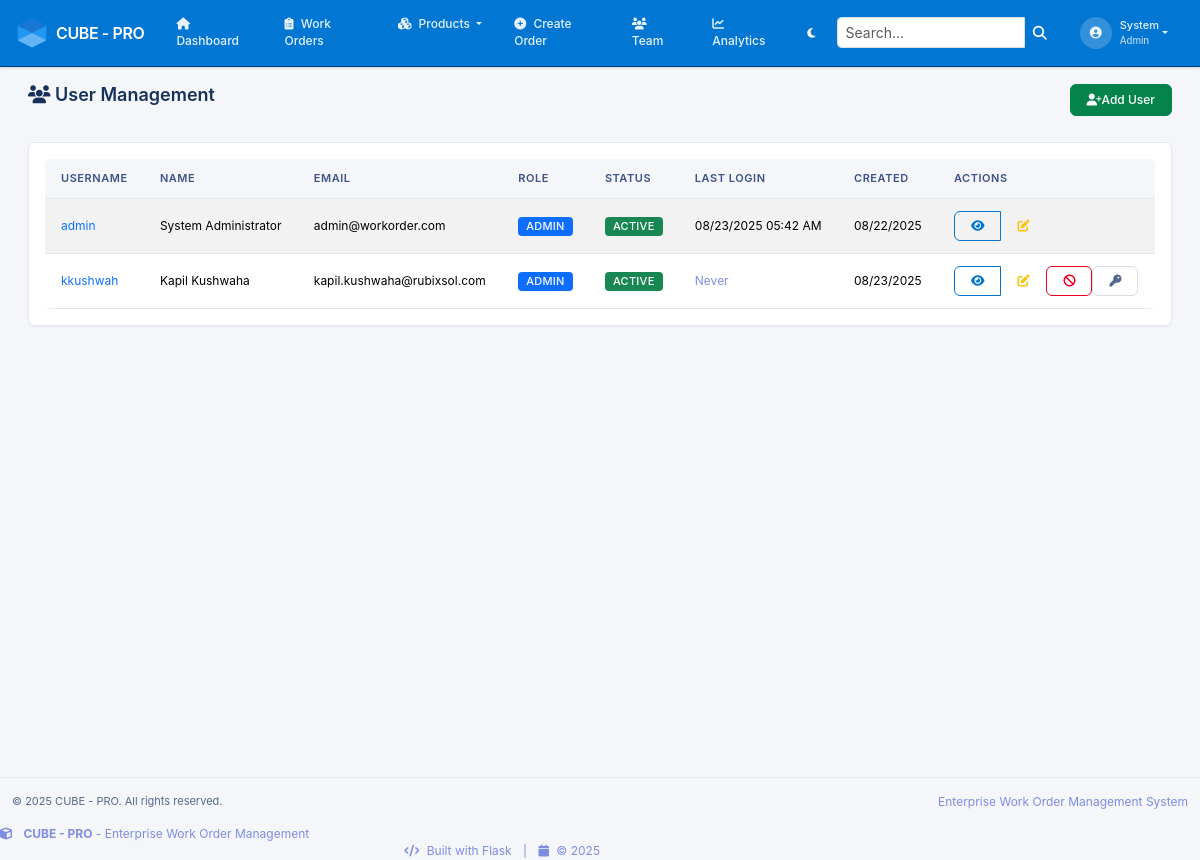
Page /users/ (signed in) on the earlier database version.
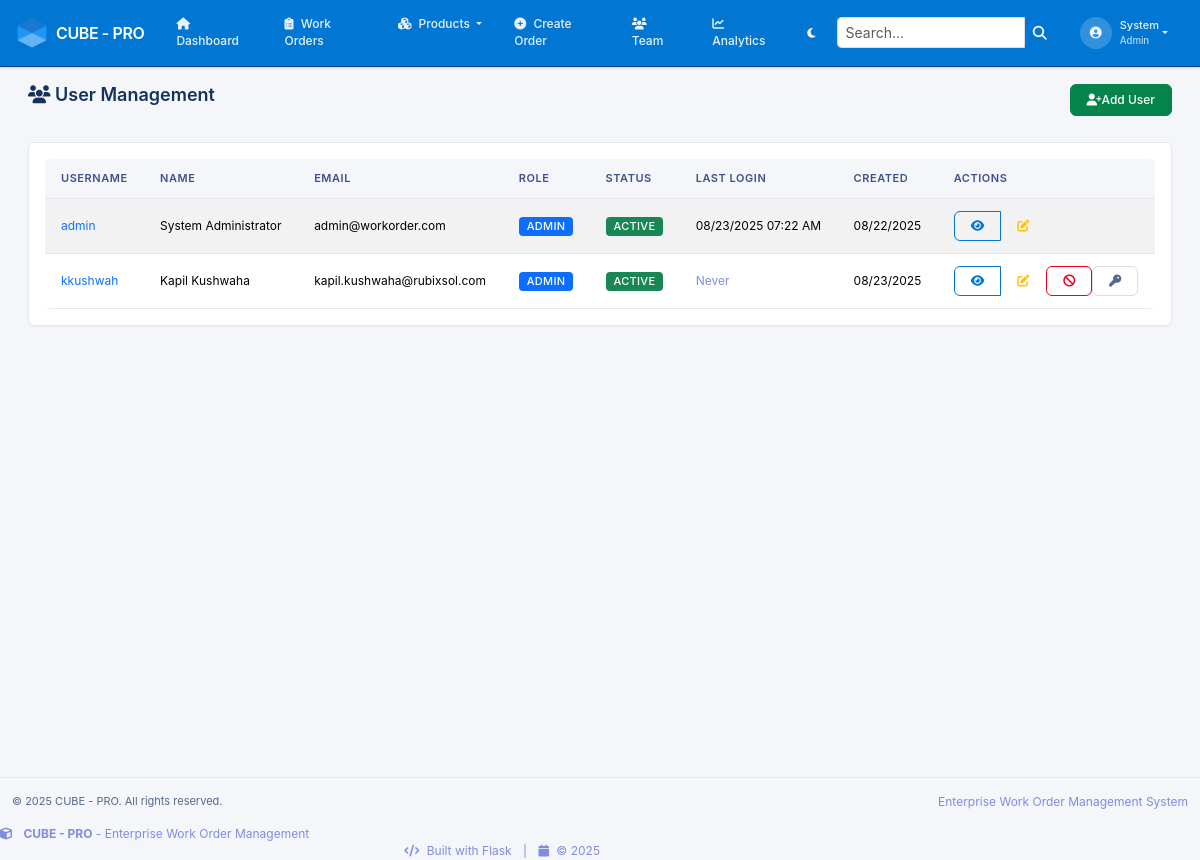
Same page on the later database version.
### app/models.py (models this page shows, shortened)
class User(UserMixin, db.Model):
    __tablename__ = 'users'
    id = db.Column(db.Integer, primary_key=True)
    username = db.Column(db.String(64), unique=True, nullable=False, index=True)
    email = db.Column(db.String(120), unique=True, nullable=False, index=True)
    password_hash = db.Column(db.String(255), nullable=False)
    first_name = db.Column(db.String(64), nullable=False)
    last_name = db.Column(db.String(64), nullable=False)
    phone = db.Column(db.String(20))
    is_active = db.Column(db.Boolean, default=True)
    created_at = db.Column(db.DateTime, default=lambda: datetime.now(timezone.utc))
    last_login = db.Column(db.DateTime)
    role_id = db.Column(db.Integer, db.ForeignKey('roles.id'))
    created_workorders = db.relationship('WorkOrder', foreign_keys='WorkOrder.created_by_id',
                                       backref='creator', lazy='dynamic')
    assigned_workorders = db.relationship('WorkOrder', foreign_keys='WorkOrder.assigned_to_id',
                                        backref='assignee', lazy='dynamic')
    activities = db.relationship('WorkOrderActivity', backref='user', lazy='dynamic')
    @property
    def full_name(self):
        return f"{self.first_name} {self.last_name}"
    def has_role(self, role_name):
        return self.role and self.role.name == role_name

class Role(db.Model):
    __tablename__ = 'roles'
    id = db.Column(db.Integer, primary_key=True)
    name = db.Column(db.String(64), unique=True, nullable=False)
    description = db.Column(db.String(255))
    created_at = db.Column(db.DateTime, default=lambda: datetime.now(timezone.utc))
    users = db.relationship('User', backref='role', lazy='dynamic')

### app/users/routes.py (the view)
@bp.route('/')
@login_required
def list_users():
    if not (current_user.has_role('admin') or current_user.has_role('manager')):
        flash('You do not have permission to view users.', 'error')
        return redirect(url_for('main.dashboard'))
    page = request.args.get('page', 1, type=int)
    per_page = 20
    users = User.query.order_by(User.username).paginate(
        page=page, per_page=per_page, error_out=False
    )
    return render_template('users/list.html', title='User Management', users=users)

### app/__init__.py (called while the page is built)
@login_manager.user_loader
def load_user(user_id):
    from app.models import User
    return User.query.get(int(user_id))

### app/templates/users/list.html (shortened to what this page needs)
{% extends "base.html" %}
{% block content %}
<div class="row">
    <div class="col-12">
        <div class="d-flex justify-content-between align-items-center mb-4">
            <h1><i class="fas fa-users"></i> User Management</h1>
            <a href="{{ url_for('auth.register') }}" class="btn btn-success">
                <i class="fas fa-user-plus"></i> Add User
            </a>
        </div>
    </div>
</div>
<div class="row">
    <div class="col-12">
        <div class="card">
            <div class="card-body">
                {% if users.items %}
                <div class="table-responsive">
                    <table class="table table-striped table-hover">
                        <thead class="table-dark">
                            <tr>
                                <th>Username</th>
                                <th>Name</th>
                                <th>Email</th>
                                <th>Role</th>
                                <th>Status</th>
                                <th>Last Login</th>
                                <th>Created</th>
                                <th>Actions</th>
                            </tr>
                        </thead>
                        <tbody>
                            {% for user in users.items %}
                            <tr class="{% if not user.is_active %}table-secondary{% endif %}">
                                <td>
                                    <a href="{{ url_for('users.view_user', id=user.id) }}" class="text-decoration-none">
                                        {{ user.username }}
                                    </a>
                                </td>
                                <td>{{ user.full_name }}</td>
                                <td>{{ user.email }}</td>
                                <td>
                                    <span class="badge bg-primary">{{ user.role.name.title() }}</span>
                                </td>
                                <td>
                                    {% if user.is_active %}
                                        <span class="badge bg-success">Active</span>
                                    {% else %}
                                        <span class="badge bg-secondary">Inactive</span>
                                    {% endif %}
                                </td>
                                <td>
                                    {% if user.last_login %}
                                        {{ user.last_login.strftime('%m/%d/%Y %I:%M %p') }}
                                    {% else %}
                                        <span class="text-muted">Never</span>
                                    {% endif %}
                                </td>
                                <td>{{ user.created_at.strftime('%m/%d/%Y') }}</td>
                                <td>
                                    <div class="btn-group btn-group-sm">
                                        <a href="{{ url_for('users.view_user', id=user.id) }}"
                                           class="btn btn-outline-primary" title="View">
                                            <i class="fas fa-eye"></i>
                                        </a>
                                        {% if current_user.has_role('admin') %}
                                        <a href="{{ url_for('users.edit_user', id=user.id) }}"
                                           class="btn btn-outline-warning" title="Edit">
                                            <i class="fas fa-edit"></i>
                                        </a>
                                        {% if user.id != current_user.id %}
                                        <form method="POST" action="{{ url_for('users.toggle_user_status', id=user.id) }}"
                                              class="d-inline">
                                            <button type="submit"
                                                    class="btn btn-outline-{% if user.is_active %}danger{% else %}success{% endif %}"
                                                    title="{% if user.is_active %}Deactivate{% else %}Activate{% endif %}">
                                                <i class="fas fa-{% if user.is_active %}ban{% else %}check{% endif %}"></i>
                                            </button>
                                        </form>
                                        <form method="POST" action="{{ url_for('users.reset_user_password', id=user.id) }}"
                                              class="d-inline"
                                              onsubmit="return confirm('Are you sure you want to reset this user\'s password?')">
                                            <button type="submit" class="btn btn-outline-secondary" title="Reset Password">
                                                <i class="fas fa-key"></i>
                                            </button>
                                        </form>
                                        {% endif %}
                                        {% endif %}
                                    </div>
                                </td>
                            </tr>
                            {% endfor %}
                        </tbody>
                    </table>
                </div>
                {% endif %}
            </div>
        </div>
    </div>
</div>
{% endblock %}

### app/templates/base.html (shortened to what this page needs)
<!DOCTYPE html>
<html lang="en" data-bs-theme="light">
<head>
    <link href="https://cdn.jsdelivr.net/npm/bootstrap@5.3.2/dist/css/bootstrap.min.css" rel="stylesheet">
    <link href="https://cdnjs.cloudflare.com/ajax/libs/font-awesome/6.4.0/css/all.min.css" rel="stylesheet">
    <link href="{{ url_for('static', filename='css/style.css') }}" rel="stylesheet">
</head>
<body>
    {% if current_user.is_authenticated %}
    <nav class="navbar navbar-expand-lg navbar-dark">
        <div class="container-fluid px-3">
            <a class="navbar-brand fw-semibold d-flex align-items-center" href="{{ url_for('main.dashboard') }}">
                <img src="{{ url_for('static', filename='img/cube.svg') }}" alt="Cube Logo" style="height:32px;width:32px;object-fit:contain;" class="me-2">
                CUBE - PRO
            </a>
            <div class="collapse navbar-collapse" id="navbarNav">
                <ul class="navbar-nav me-auto">
                    <li class="nav-item">
                        <a class="nav-link px-2" href="{{ url_for('main.dashboard') }}">
                            <i class="fas fa-home me-1"></i> Dashboard
                        </a>
                    </li>
                    <li class="nav-item">
                        <a class="nav-link px-2" href="{{ url_for('workorders.list_workorders') }}">
                            <i class="fas fa-clipboard-list me-1"></i> Work Orders
                        </a>
                    </li>
                    <li class="nav-item dropdown">
                        <a class="nav-link dropdown-toggle px-2" href="#" id="productsDropdown" role="button" data-bs-toggle="dropdown">
                            <i class="fas fa-cubes me-1"></i> Products
                        </a>
                    </li>
                    {% if current_user.role and (current_user.role.name == 'admin' or current_user.role.name == 'manager') %}
                    <li class="nav-item">
                        <a class="nav-link px-2" href="{{ url_for('workorders.create_workorder') }}">
                            <i class="fas fa-plus-circle me-1"></i> Create Order
                        </a>
                    </li>
                    <li class="nav-item">
                        <a class="nav-link px-2" href="{{ url_for('users.list_users') }}">
                            <i class="fas fa-users me-1"></i> Team
                        </a>
                    </li>
                    <li class="nav-item">
                        <a class="nav-link px-2" href="{{ url_for('reports.dashboard') }}">
                            <i class="fas fa-chart-line me-1"></i> Analytics
                        </a>
                    </li>
                    {% endif %}
                </ul>
                <button class="btn btn-outline-light btn-sm me-2" onclick="toggleTheme()" id="themeToggle">
                    <i class="fas fa-moon"></i>
                </button>
                <form class="d-flex me-2" method="GET" action="{{ url_for('main.search') }}">
                    <div class="input-group input-group-sm">
                        <input class="form-control" type="search" name="q" placeholder="Search..." aria-label="Search" style="max-width: 200px;">
                        <button class="btn btn-outline-light" type="submit">
                            <i class="fas fa-search"></i>
                        </button>
                    </div>
                </form>
                <ul class="navbar-nav">
                    <li class="nav-item dropdown">
                        <a class="nav-link dropdown-toggle d-flex align-items-center" href="#" id="navbarDropdown" role="button" data-bs-toggle="dropdown">
                            <div class="user-avatar me-2">
                                <i class="fas fa-user-circle"></i>
                            </div>
                            <div class="user-info d-none d-md-block">
                                <div class="fw-medium">{{ current_user.first_name }}</div>
                                <small class="text-light opacity-75">{{ current_user.role.name|title if current_user.role else 'User' }}</small>
                            </div>
                        </a>
                    </li>
                </ul>
            </div>
        </div>
    </nav>
    {% endif %}
    <main class="{% if current_user.is_authenticated %}main-content{% else %}auth-content{% endif %}">
    <div class="container-fluid">
            {% block content %}{% endblock %}
        </div>
    </main>
    {% if current_user.is_authenticated %}
    <footer class="footer mt-auto">
    <div class="{% if current_user.is_authenticated %}container-fluid{% else %}container d-flex align-items-center justify-content-center min-vh-100{% endif %}">
            <div class="row align-items-center">
                <div class="col-md-6">
                    <p class="mb-0">&copy; 2025 CUBE - PRO. All rights reserved.</p>
                </div>
                <div class="col-md-6 text-end">
                    <span class="text-muted">Enterprise Work Order Management System</span>
                </div>
            </div>
        </div>
    </footer>
    {% endif %}
                <div class="col-md-6">
                    <p class="mb-0 text-muted">
                        <i class="fas fa-cube me-2"></i>
                        <strong>CUBE - PRO</strong> - Enterprise Work Order Management
                    </p>
                </div>
                <div class="col-md-6 text-md-end">
                    <p class="mb-0 text-muted">
                        <i class="fas fa-code me-1"></i> Built with Flask
                        <span class="mx-2">|</span>
                        <i class="fas fa-calendar me-1"></i> &copy; 2025
                    </p>
                </div>
</body>
</html>

Differences in the rows shown:
changed User "admin": last_login "08/23/2025 05:42 AM" → "08/23/2025 07:22 AM"
